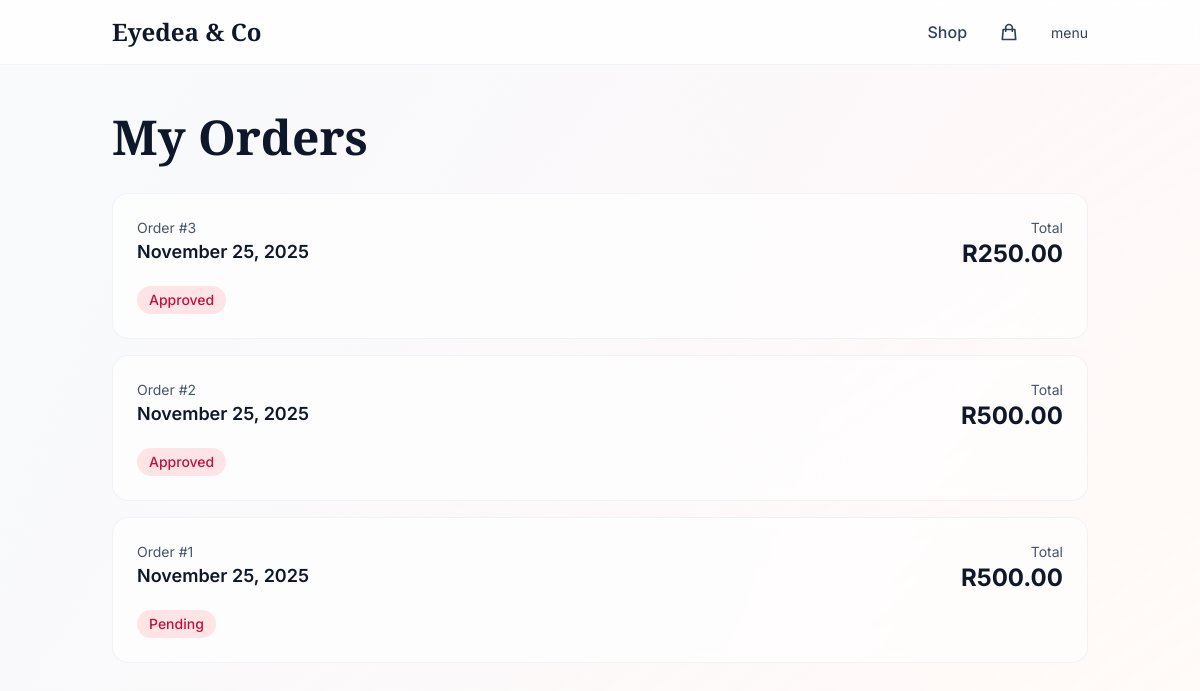
Screenshot of /api/orders/ (signed in) with the database file from the repository.
### perfumes/models.py (models this page shows, shortened)
class Order(models.Model):
    ORDER_STATUS_CHOICES = [
        ('pending', 'Pending'),
        ('approved', 'Approved'),
        ('shipped', 'Shipped'),
        ('delivered', 'Delivered'),
        ('cancelled', 'Cancelled'),
    ]
    DELIVERY_METHOD_CHOICES = [
        ('shipping', 'Home Delivery'),
        ('pickup', 'Store Pickup'),
        ('pep_paxi', 'PEP/PAXI Delivery'),
    ]
    user = models.ForeignKey(User, on_delete=models.CASCADE)
    total = models.DecimalField(max_digits=10, decimal_places=2)
    status = models.CharField(max_length=20, choices=ORDER_STATUS_CHOICES, default='pending')
    delivery_method = models.CharField(max_length=20, choices=DELIVERY_METHOD_CHOICES, default='shipping')
    customer_name = models.CharField(max_length=255, null=True, blank=True)
    customer_email = models.EmailField(null=True, blank=True)
    shipping_address = models.TextField(null=True, blank=True)
    created_at = models.DateTimeField(auto_now_add=True)
    updated_at = models.DateTimeField(auto_now=True)

### perfumes/views_html.py (the view)
# urls.py: path('orders/', views_html.orders_page, name='orders'),
@login_required
def orders_page(request):
    orders = Order.objects.filter(user=request.user).order_by('-created_at')
    context = {
        'orders': orders,
        'title': 'My Orders'
    }
    return render(request, 'orders.html', context)

### authentication/context_processors.py (called while the page is built, shortened)
def contact_info(request):
    try:
        contact_info_instance = ContactInfo.objects.first()
        return {'contact_info': contact_info_instance}
    except:
        return {
            'contact_info': {
                'address': '123 Luxury Avenue',
                'city': 'New York',
                'state': 'NY',
                'zip_code': '10001',
                'email': 'contact@essence.com',
                'phone': '+1 (555) 123-4567'
            }
        }

### templates/orders.html (shortened to what this page needs)
{% extends "base.html" %}
{% block content %}
<div class="min-h-screen bg-gradient-to-br from-slate-50 via-rose-50/30 to-amber-50/20">
  <div class="container mx-auto px-6 py-12">
    <h1 class="text-4xl lg:text-5xl font-bold text-slate-900 mb-8" style="font-family: 'Playfair Display', serif;">
      {{ title }}
    </h1>
    {% if orders %}
      <div class="space-y-4">
        {% for order in orders %}
        <a
          href="{% url 'order_detail' order.id %}"
          class="block bg-white/60 backdrop-blur-sm rounded-2xl p-6 border border-slate-200/50 hover:shadow-lg transition-shadow"
        >
          <div class="flex justify-between items-start mb-4">
            <div>
              <p class="text-sm text-slate-600">Order #{{ order.id }}</p>
              <p class="text-lg font-semibold text-slate-900">
                {{ order.created_at|date:"F d, Y" }}
              </p>
            </div>
            <div class="text-right">
              <p class="text-sm text-slate-600">Total</p>
              <p class="text-2xl font-bold text-slate-900">
                R{{ order.total|floatformat:2 }}
              </p>
            </div>
          </div>
          <div class="flex items-center gap-2">
            <span class="px-3 py-1 bg-rose-100 text-rose-700 rounded-full text-sm font-medium capitalize">
              {{ order.status }}
            </span>
          </div>
        </a>
        {% endfor %}
      </div>
    {% endif %}
  </div>
</div>
{% endblock %}

### templates/base.html (shortened to what this page needs)
<!DOCTYPE html>
<html lang="en">
<head>
    <script src="https://cdn.tailwindcss.com"></script>
</head>
<body class="min-h-screen bg-gradient-to-br from-slate-50 via-rose-50/30 to-amber-50/20">
    <nav class="bg-white/80 backdrop-blur-md border-b border-slate-200/50 sticky top-0 z-50">
      <div class="container mx-auto px-6 py-4">
        <div class="flex items-center justify-between">
          {% if user.is_staff %}
            <a href="{% url 'admin_dashboard' %}" class="text-2xl font-bold text-slate-900" style="font-family: 'Playfair Display', serif;">
              Eyedea & Co Admin
            </a>
          {% else %}
            <a href="{% url 'shop' %}" class="text-2xl font-bold text-slate-900" style="font-family: 'Playfair Display', serif;">
              Eyedea & Co
            </a>
          {% endif %}
          <div class="flex items-center gap-8">
            {% if not user.is_staff %}
            <a href="{% url 'shop' %}" class="text-slate-700 hover:text-rose-600 transition-colors font-medium">
              Shop
            </a>
            {% endif %}
            {% if user.is_authenticated %}
            {% if not user.is_staff %}
            <div class="flex items-center gap-4">
              <a href="{% url 'cart' %}" class="relative text-slate-700 hover:text-rose-600 transition-colors">
                <svg class="w-5 h-5" fill="none" stroke="currentColor" viewBox="0 0 24 24" xmlns="http://www.w3.org/2000/svg">
                  <path stroke-linecap="round" stroke-linejoin="round" stroke-width="2" d="M16 11V7a4 4 0 00-8 0v4M5 9h14l1 12H4L5 9z"></path>
                </svg>
              </a>
            </div>
            {% endif %}
            {% if user.is_staff %}
            <div class="flex items-center gap-4">
              <div class="relative group">
                <span class="text-sm text-slate-700 max-w-[120px] truncate cursor-pointer">
                  Admin
                </span>
                <div class="absolute right-0 mt-1 w-48 bg-white rounded-md shadow-lg py-1 opacity-0 invisible group-hover:opacity-100 group-hover:visible transition-all duration-200 z-50 border border-slate-200">
                  <a href="{% url 'admin_dashboard' %}" class="block px-4 py-2 text-sm text-slate-700 hover:bg-slate-100">Admin Dashboard</a>
                  <a href="{% url 'edit_contact_info' %}" class="block px-4 py-2 text-sm text-slate-700 hover:bg-slate-100">Edit Contact Info</a>
                  <a href="{% url 'logout_page' %}" class="block px-4 py-2 text-sm text-slate-700 hover:bg-slate-100 border-t border-slate-100">Sign Out</a>
                </div>
              </div>
            </div>
            {% else %}
            <div class="flex items-center gap-4">
              <div class="relative group">
                <span class="text-sm text-slate-700 max-w-[120px] truncate cursor-pointer">
                  menu
                </span>
              </div>
            </div>
            {% endif %}
            {% else %}
            <a href="{% url 'auth_page' %}?mode=login"
               class="px-4 py-2 bg-gradient-to-r from-rose-600 to-rose-700 text-white font-semibold rounded-lg hover:shadow-lg transition-shadow">
              Sign In
            </a>
            {% endif %}
          </div>
        </div>
      </div>
    </nav>
    {% block content %}
    {% endblock %}
</body>
</html>

### rows the page displays
Order: id "3", created_at "November 25, 2025", total "250.00", status "Approved"
Order: id "2", created_at "November 25, 2025", total "500.00", status "Approved"
Order: id "1", created_at "November 25, 2025", total "500.00", status "Pending"

### other values shown
{{ title }} "My Orders"
